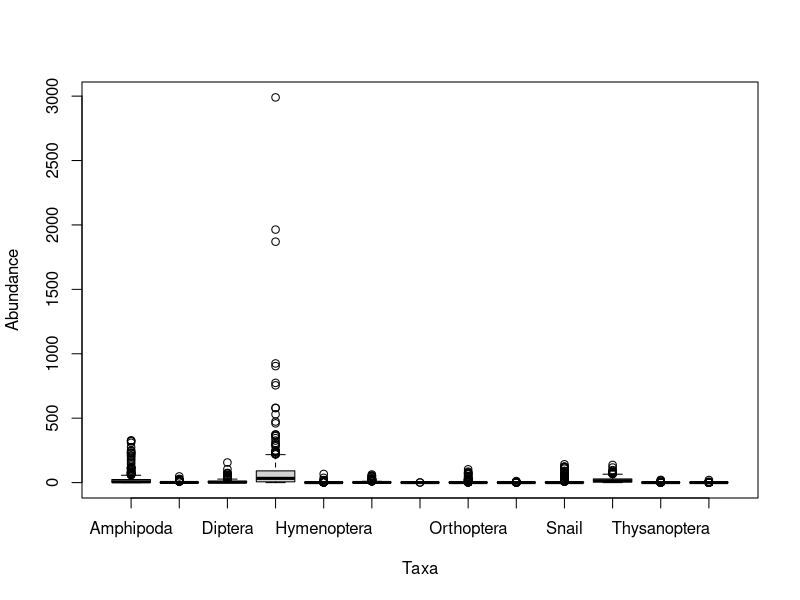

The R source for this figure: (Note: this script raises an error after producing the figure.)
require(car)
require(multcomp)

cleanedabundance<-read.csv("./Cleaned Bird Data/cleanedabundance.csv")

#         ABUNDANCE

###   Abundance~Taxa
stacked.abun<-read.csv("./Cleaned Bird Data/cleanedabundance_stacked.csv")
head(stacked.abun)
stacked.abun$Taxa=as.factor(stacked.abun$Taxa)
model.orderabun<-glm(Abundance~0+Taxa, data=stacked.abun, family=poisson())
summary(model.orderabun)
Anova(model.orderabun)
order.test=glht(model.orderabun,linfct=mcp(Taxa="Tukey"))
cld(order.test)
# plot(Abundance~Taxa, data=stacked.abun)

###   Abundance~Taxa+Site
model.abunsite<-glm(Abundance~0+Taxa+Site, data=stacked.abun, family=poisson())
summary(model.abunsite)
Anova(model.abunsite)
par(mfrow=c(1,1))
plot(Abundance~Taxa+Site, data = stacked.abun)

abunsite.test=glht(model.abunsite,linfct=mcp(Taxa="Tukey"))
cld(abunsite.test)

###   Abundance~Taxa*Site
model.abunsiteint<-glm(Abundance~0+Taxa*Site, data=stacked.abun, family=poisson())
summary(model.abunsiteint)
Anova(model.abunsiteint)
# => Significant interaction between Taxa and Site

###   Abundance~Taxa*Site+SolarDay+Treatment
model.abunsitesol<-glm(Abundance~0+Taxa*Site+Period+Treatment, data=stacked.abun, family=poisson())
summary(model.abunsitesol)
Anova(model.abunsitesol)

### Interactions between Treatment and other variables (Site, Taxa, Solar Day) on Abundance>>>>>>>>>>>>>>>>>

###   Abundance~Treatment*Taxa
model.treat.taxa<-glm(Abundance~0+Treatment*Taxa, data=stacked.abun, family=poisson())
summary(model.treat.taxa)
Anova(model.treat.taxa)
# par(mfrow=c(2,2))
# plot(model.treat.taxa)
# par(mfrow=c(1,1))

###   Abundance~Treatment*Site
model.treat.site<-glm(Abundance~0+Treatment*Site, data=stacked.abun, family=poisson())
summary(model.treat.site)
Anova(model.treat.site)
# par(mfrow=c(2,2))
# plot(model.treat.site)
# par(mfrow=c(1,1))

###   Abundance~Treatment*SolarDay
model.treat.sol<-glm(Abundance~0+Treatment*SolarDay, data=stacked.abun, family=poisson())
summary(model.treat.sol)
Anova(model.treatsol)
# par(mfrow=c(2,2))
# plot(model.treat.sol)
# par(mfrow=c(1,1))


#         BIOMASS

### What Kind of Effect does Exclosure have on Abundance >>>>>>>>>>>>>>>>>

stacked.biomass<-read.csv("./Cleaned Bird Data/cleanedbiomass_stacked.csv")
head(stacked.biomass)
stacked.biomass$Taxa=as.factor(stacked.biomass$Taxa)
model.orderbiom<-glm(Mass~0+Taxa, data=stacked.biomass, family=poisson())
# 
# plot(Mass~Taxa*Site, data=stacked.biomass)



##Abundance Based on Taxa
head(stacked.abun)
jittered.taxa<-as.numeric(stacked.abun$Taxa)+runif(n=nrow(stacked.abun), min = -0.2, max = 0.2)
par(mfrow=c(1,1), mar=c(9,4.5,0.5,0.5))
plot(Abundance~jittered.taxa, data=stacked.abun, ylim=c(0,200), col=rgb(0,0,0,0.2), pch=16, xlab="",xaxt="n")
axis(side=1, at=unique(as.numeric(stacked.abun$Taxa)), labels=unique(stacked.abun$Taxa),las=2)

model.orderabun<-glm(Abundance~0+Taxa, data=stacked.abun, family=poisson())
summary(model.orderabun)
points(y=exp(coef(model.orderabun)), x=c(1:length(unique(stacked.abun$Taxa))), col="red", pch=8)
model.sol<-glm(Total~SolarDay, data=cleanedabundance, family=poisson())
summary(model.sol)
coef.sol<-coef(model.sol)
plot(Total~SolarDay, data=cleanedabundance, ylim=c(0,600))
curve(exp(coef.sol["(Intercept)"]+coef.sol["SolarDay"]*x), add = T, col="red")
#Once again, red is the model, black is the data

#Running a glm with squared term --> quadratic

cleanedabundance$SqSolarDay<-cleanedabundance$SolarDay^2
quad.model.sol<-glm(Total~SqSolarDay+SolarDay, data=cleanedabundance, family=poisson())
summary(quad.model.sol)
coef.sqsol<-coef(quad.model.sol)
plot(Total~SolarDay, data=cleanedabundance, ylim=c(0,600))
curve(exp(coef.sqsol["(Intercept)"]+coef.sqsol["SolarDay"]*x+coef.sqsol["SqSolarDay"]*x^2), add = T, col="red")
# Produced a curve model for the effect of solar day on abundance. 

Anova(quad.model.sol)
#site specific intercept, global effect of solar day and sq solar day (same beta (b) and gamma (c) coefficients for all sites)
quad.site.model.sol<-glm(Total~0+Site+SqSolarDay+SolarDay, data=cleanedabundance, family=poisson())
summary(quad.site.model.sol)
#site specific intercept, site specific effect of solar day and sq solar day (different b and c coefficients per site)
crazy.quad.site.model.sol<-glm(Total~0+Site+Site:SqSolarDay+Site:SolarDay, data=cleanedabundance, family=poisson())
summary(crazy.quad.site.model.sol)

#To plot data only from one site: data= cleanedabundance[cleanedabundance$Site="Site Name"]
